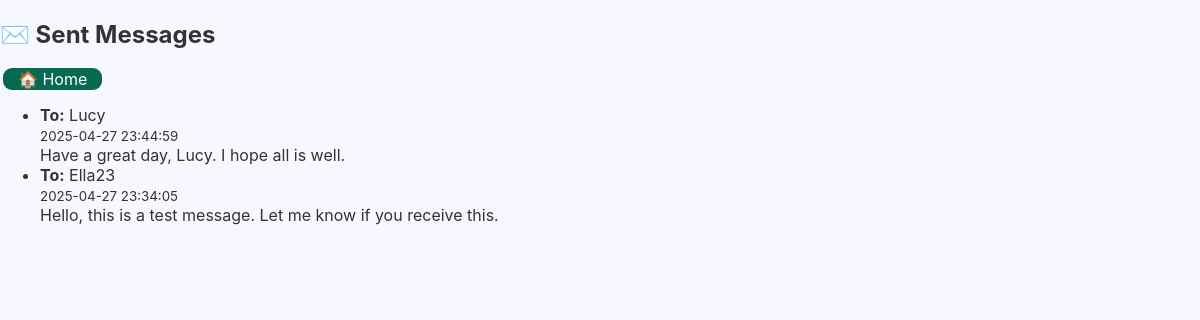
The page /sent_messages (signed in) on the database as committed earlier.
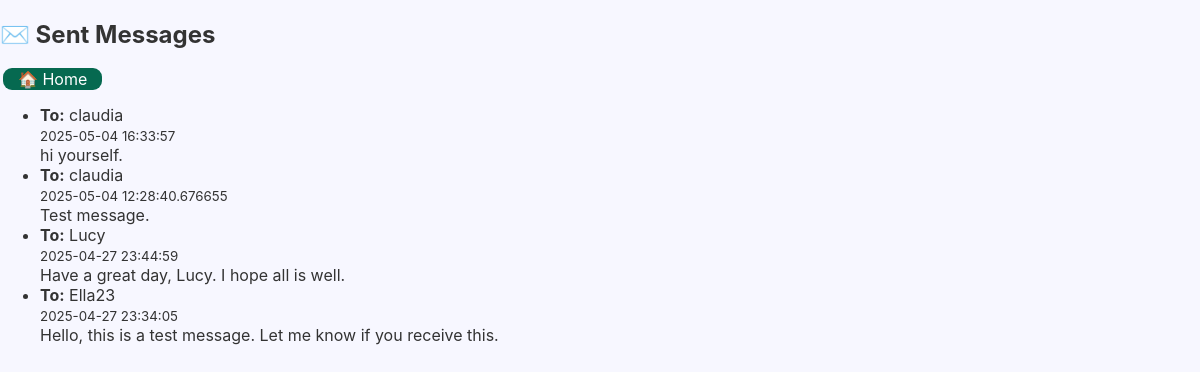
The same page on the database as committed later.
### tables this page shows
CREATE TABLE messages (
        id INTEGER PRIMARY KEY AUTOINCREMENT,
        sender_id INTEGER,
        recipient_id INTEGER,
        content TEXT,
        timestamp DATETIME DEFAULT CURRENT_TIMESTAMP, read INTEGER DEFAULT 0, deleted INTEGER DEFAULT 0, is_read INTEGER DEFAULT 0,
        FOREIGN KEY(sender_id) REFERENCES users(id),
        FOREIGN KEY(recipient_id) REFERENCES users(id)
    );

CREATE TABLE users (
    id INTEGER PRIMARY KEY AUTOINCREMENT,
    username TEXT NOT NULL UNIQUE,
    password TEXT NOT NULL
, profile_pic TEXT, zodiac_sign TEXT, birth_year INTEGER, favorite_color TEXT, favorite_animal TEXT, favorite_subject TEXT, favorite_hobby TEXT, favorite_movie TEXT, favorite_book TEXT);

### app.py (the view)
@app.route('/sent_messages')
def sent_messages():
    user_id = session.get('user_id')
    if not user_id:
        return redirect(url_for('login'))
    db = get_db()
    sent = query_db(
        """
        SELECT
          m.id,
          u.username     AS recipient,
          m.content,
          m.timestamp
        FROM messages m
        JOIN users u ON m.recipient_id = u.id
        WHERE m.sender_id = ? AND m.deleted = 0
        ORDER BY m.timestamp DESC
        """,
        (user_id,)
    )
    return render_template('sent_messages.html', messages=sent)

### app.py (called while the page is built)
def get_db():
    if 'db' not in g:
        g.db = sqlite3.connect(DB_FILE)
        g.db.row_factory = sqlite3.Row
    return g.db

def query_db(query, args=(), one=False):
    conn = sqlite3.connect(DB_FILE)
    conn.row_factory = sqlite3.Row
    cur = conn.cursor()
    cur.execute(query, args)
    rv = cur.fetchall()
    conn.commit()
    conn.close()
    return (rv[0] if rv else None) if one else rv

### templates/sent_messages.html (shortened to what this page needs)
{% extends 'base.html' %}
{% block body %}
  <h2>✉️ Sent Messages</h2>
  <a href="{{ url_for('home') }}">🏠 Home</a>
  {% if messages %}
    <ul class="message-list">
      {% for m in messages %}
        <li>
          <strong>To:</strong> {{ m['recipient'] }}<br>
          <small>{{ m['timestamp'] }}</small><br>
          <div>{{ m['content']|safe }}</div>
        </li>
      {% endfor %}
    </ul>
  {% else %}
    <p>No sent messages.</p>
  {% endif %}
{% endblock %}

Rows that differ between the two databases and show on the page:
added messages: recipient "claudia", timestamp "2025-05-04 16:33:57", content "hi yourself."
added messages: recipient "claudia", timestamp "2025-05-04 12:28:40.676655", content "Test message."
